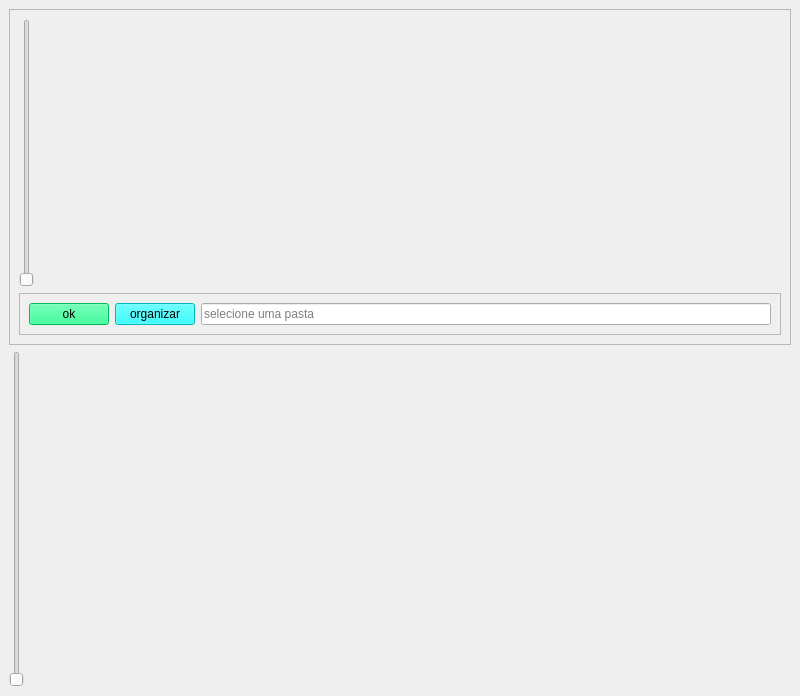
<?xml version="1.0" encoding="UTF-8"?>
<ui version="4.0">
 <class>MainWindow</class>
 <widget class="QMainWindow" name="MainWindow">
  <property name="geometry">
   <rect>
    <x>0</x>
    <y>0</y>
    <width>800</width>
    <height>696</height>
   </rect>
  </property>
  <property name="windowTitle">
   <string>MainWindow</string>
  </property>
  <widget class="QWidget" name="centralwidget">
   <layout class="QVBoxLayout" name="verticalLayout_2">
    <item>
     <widget class="QFrame" name="frame">
      <property name="frameShape">
       <enum>QFrame::StyledPanel</enum>
      </property>
      <property name="frameShadow">
       <enum>QFrame::Raised</enum>
      </property>
      <layout class="QVBoxLayout" name="verticalLayout_3">
       <item>
        <widget class="QSlider" name="verticalSlider">
         <property name="orientation">
          <enum>Qt::Vertical</enum>
         </property>
        </widget>
       </item>
       <item>
        <widget class="QFrame" name="frame_2">
         <property name="frameShape">
          <enum>QFrame::StyledPanel</enum>
         </property>
         <property name="frameShadow">
          <enum>QFrame::Raised</enum>
         </property>
         <layout class="QHBoxLayout" name="horizontalLayout">
          <item>
           <widget class="QPushButton" name="ok">
            <property name="cursor">
             <cursorShape>CrossCursor</cursorShape>
            </property>
            <property name="styleSheet">
             <string notr="true">background-color: rgb(0, 255, 127);</string>
            </property>
            <property name="text">
             <string>ok</string>
            </property>
           </widget>
          </item>
          <item>
           <widget class="QPushButton" name="organizar">
            <property name="cursor">
             <cursorShape>CrossCursor</cursorShape>
            </property>
            <property name="styleSheet">
             <string notr="true">background-color: rgb(0, 255, 255);</string>
            </property>
            <property name="text">
             <string>organizar</string>
            </property>
            <property name="autoDefault">
             <bool>true</bool>
            </property>
           </widget>
          </item>
          <item>
           <widget class="QLineEdit" name="lineEdit">
            <property name="placeholderText">
             <string>selecione uma pasta</string>
            </property>
           </widget>
          </item>
         </layout>
        </widget>
       </item>
      </layout>
     </widget>
    </item>
    <item>
     <widget class="QSlider" name="verticalSlider_2">
      <property name="orientation">
       <enum>Qt::Vertical</enum>
      </property>
     </widget>
    </item>
   </layout>
  </widget>
 </widget>
 <resources/>
 <connections/>
</ui>
